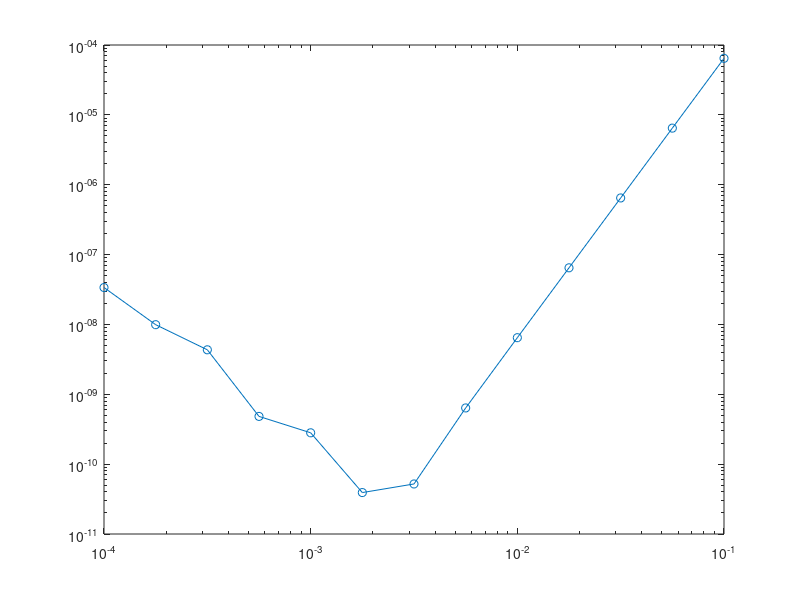

This chart was generated by the following MATLAB code:
#!/usr/bin/env /usr/bin/octave

order = 4;

% Point of interest
%
x_bar = 1;

% Function definitions
%
u = @(x) sin(2*x);
upp = @(x) -4*sin(2*x);
dd_4 = @(x, h) (1/h^2) * ((-1/12)*u(x-2*h) + (4/3)*u(x-h) + (-5/2)*u(x) + (4/3)*u(x+h) + (-1/12)*u(x+2*h));

upp_true = upp(x_bar);
hvals = logspace(-1, -4, 13);
E_DD4u = [];

% table headings:
disp(' ')
disp('       h              DD4u')

for i=1:length(hvals)
   h = hvals(i);

   % Approximation to u''(1):
   %
   DD4u = dd_4(1, h);

   % Error:
   %
   E_DD4u(i) = DD4u - upp_true;

   % print line of table:
   disp(sprintf('%13.4e   %13.4e', h, E_DD4u(i)))
end

% Plot errors
%
clf;
axis([5e-4 .2 1e-12 1]);
plt = loglog(hvals, abs(E_DD4u), 'o-');
waitfor(plt);